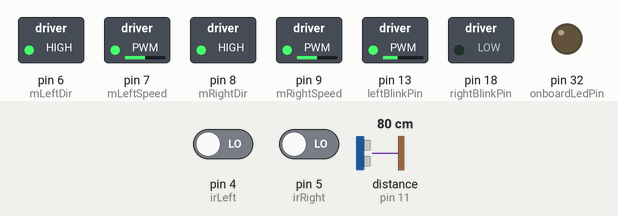
Bench run of a sketch on a simulated Arduino Mega 2560, built with avr-gcc and run on an emulated ATmega2560. On the bench: switched loads named in the sketch (green lamp = pin HIGH), output pins drawn as LEDs (lit = HIGH). Wiring (inferred from the names in the program): ultrasonic range finder: trigger pin 12; echo pin 11. The test bench sets the inputs (shaded band); at power-on: distance to the obstacle (sensor on pin 11) 80 cm, pin 4 (irLeft) LOW, pin 5 (irRight) LOW. The echo pulse lasts 58.3 µs per cm; pins used as bus, display or sensor lines are not drawn; what the sketch prints to the serial monitor is not drawn.

Above: at 1.2 s.
1.3 s: distance to the obstacle (sensor on pin 11) set to 2 cm
4.3 s: pin 4 (irLeft) driven HIGH
At 4.37 s:
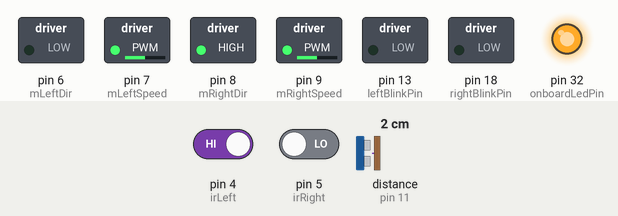
7.3 s: pin 5 (irRight) driven HIGH
At 7.38 s:
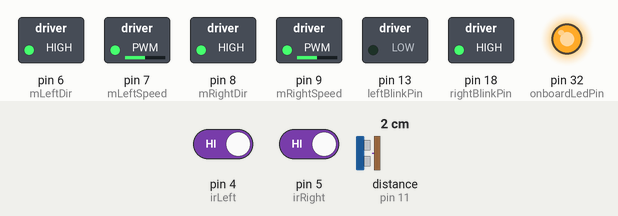
10.3 s: distance to the obstacle (sensor on pin 11) set to 35 cm
At 10.38 s:
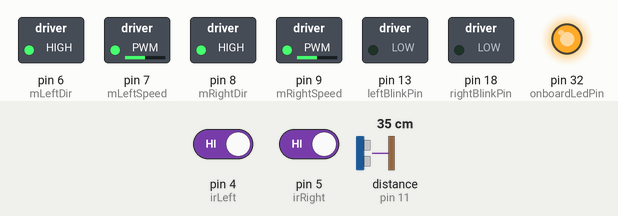
13.3 s: distance to the obstacle (sensor on pin 11) set to 250 cm
At 13.69 s:
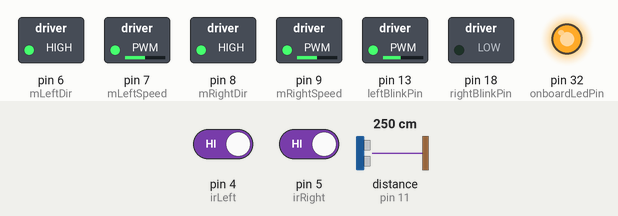
16.3 s: pin 4 (irLeft) driven LOW
At 16.73 s:
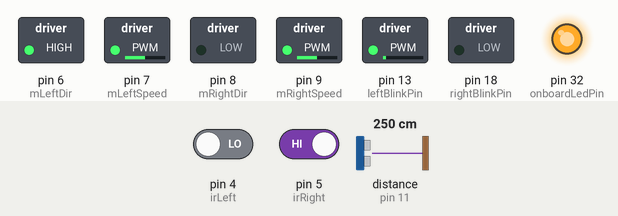
Timing chart, 0 to 22.6 s (numbered marks = the images above; inputs shaded):
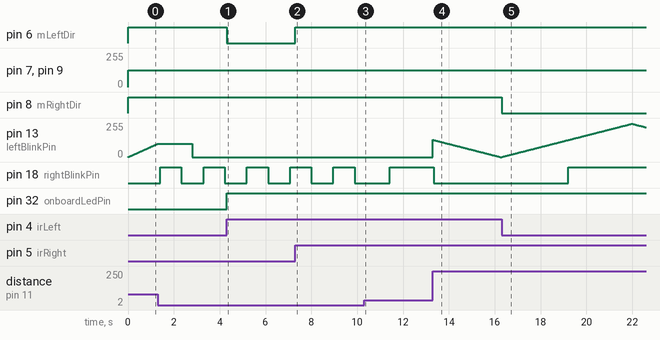

The sketch:

rangefinder_stretch.ino
```cpp
//
//   This program will tests all of the lights, sensors, and motors on the line-following robot
//   to make sure all of the wires are hooked up correctly.
//
//  *** NOT WORKING YET *** - Sonar takes 3-10ms to measure distance, messes up
int onboardLedPin = 32;
int leftBlinkPin = 13;
int rightBlinkPin = 18;

int irLeft = 4;
int irRight = 5;

int mLeftDir = 6;
int mLeftSpeed = 7;
int mRightDir = 8;
int mRightSpeed = 9;

int echoPin = 11;
int trigPin = 12;

int timer = 0;

void setup() {
  pinMode(onboardLedPin, OUTPUT);
  pinMode(leftBlinkPin, OUTPUT);
  pinMode(rightBlinkPin, OUTPUT);

  pinMode(irLeft, INPUT);
  pinMode(irRight, INPUT);

  pinMode(mLeftDir, OUTPUT);
  pinMode(mLeftSpeed, OUTPUT);
  pinMode(mRightDir, OUTPUT);
  pinMode(mRightSpeed, OUTPUT);

  pinMode(trigPin, OUTPUT);
  pinMode(echoPin, INPUT);

  Serial.begin(115200);

}

int angry_brightness = 0;
void loop() {
  // Use Timer to make eyes grow brighter for first half second
  if (timer < 500){
    angry_brightness = timer/2;
  // then grow dimmer for last half second
  } else{
    angry_brightness = (1000 - timer)/2;
  }
  analogWrite(leftBlinkPin, angry_brightness);
  analogWrite(rightBlinkPin, angry_brightness);


  // Indicator for IR sensors on Pico
  // If either of the IR proximity sensors detect an object, turn the builtin LED on the Pico on
  if (digitalRead(irLeft)){
    digitalWrite(onboardLedPin, HIGH);
  } else if (digitalRead(irRight)) {
    digitalWrite(onboardLedPin, HIGH);
  } else {
    digitalWrite(onboardLedPin, LOW);
  }

  // Turning logic:
  //If left but not right, turn right
  if (digitalRead(irLeft) && !digitalRead(irRight)){
    rover_right();
  //If not left but right, turn left
  } else if (!digitalRead(irLeft) && digitalRead(irRight)) {
    rover_left();
  //Otherwise drive straight
  } else {
    rover_staight();
  }

  // Code for HC-SR04 Range Finder - measuring distance takes
  // time, so do it once and save to a variable.
  int distance = getRange(trigPin, echoPin);
  Serial.print("Distance: ");
  Serial.println(distance);

// Old timer driving logic
//   if (timer < 250){
//     rover_stop();
//   } else if (timer >= 250 && timer < 500){
//     rover_staight();
//   }


  if (timer > 1000){
    timer = 0;
  } else{
    timer++;
  }
  delay(1);

}


void rover_stop() {
    digitalWrite(mLeftDir, HIGH);
    digitalWrite(mRightDir, HIGH);
    analogWrite(mLeftSpeed, 0);
    analogWrite(mRightSpeed, 0);
}

void rover_staight() {
    digitalWrite(mLeftDir, HIGH);
    digitalWrite(mRightDir, HIGH);
    analogWrite(mLeftSpeed, 127);
    analogWrite(mRightSpeed, 127);
}

void rover_right() {
    digitalWrite(mLeftDir, LOW);
    digitalWrite(mRightDir, HIGH);
    analogWrite(mLeftSpeed, 127);
    analogWrite(mRightSpeed, 127);
}

void rover_left() {
    digitalWrite(mLeftDir, HIGH);
    digitalWrite(mRightDir, LOW);
    analogWrite(mLeftSpeed, 127);
    analogWrite(mRightSpeed, 127);
}


float getRange(int myTrigPin, int myEchoPin) {
  // Code for HC-SR04 Range Finder
  // This function is blocking (meaning it waits for the range
  // finder to respond before returning  a distance)
  int echoDuration = 0;
  float myDistance = 0;

  // Start Measurement
  digitalWrite(myTrigPin, LOW);
  delayMicroseconds(2);
  digitalWrite(myTrigPin, HIGH);  // initiate pulse to sensor asking for distance
  delayMicroseconds(10);
  digitalWrite(myTrigPin, LOW);

  // Wait for Echo to come back
  echoDuration = pulseIn(myEchoPin,HIGH,10000); // max wait time 10,000 microseconds.

  myDistance = (echoDuration*.0343)/2; // Calculate Distance = Duration / Speed of Sound
  if(echoDuration==0){myDistance=999;}
  return myDistance;
}
```

Measured:
- after the input at 4.3 s, pin 6 (mLeftDir): HIGH → LOW at once; pin 13 (leftBlinkPin): stays 0/255 (without the input it goes to 183/255 after 3.0 s); pin 32 (onboardLedPin): LOW → HIGH at once
- after the input at 7.3 s, pin 6 (mLeftDir): LOW → HIGH at once; pin 13 (leftBlinkPin): stays 0/255 (without the input it goes to 16/255 after 3.0 s)
- after the input at 10.3 s, pin 13 (leftBlinkPin): stays 0/255 (without the input it goes to 224/255 after 3.0 s)
- after the input at 13.3 s, pin 18 (rightBlinkPin): goes on until 13.3 s, then stays LOW
- after the input at 16.3 s, pin 8 (mRightDir): HIGH → LOW at once
